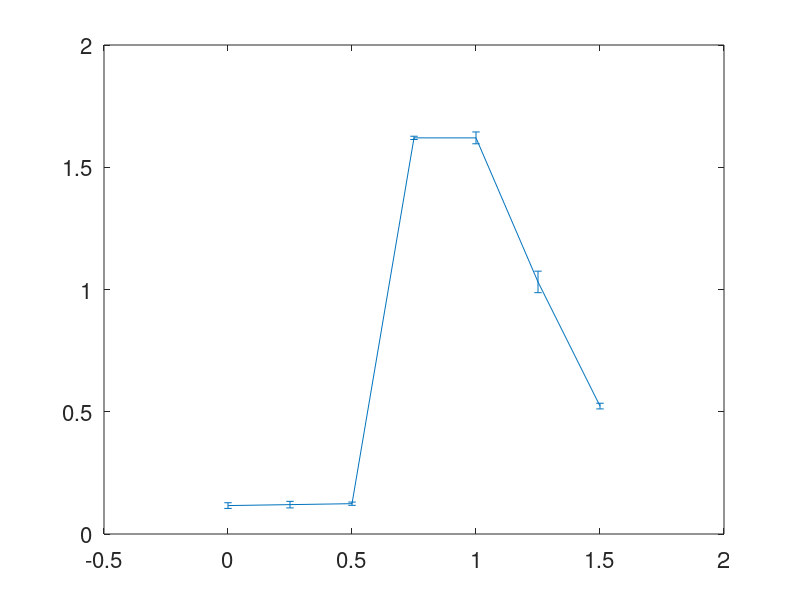

The MATLAB script that drew this image: (Note: this script raises an error after producing the figure.)
disp_b_stuck = [0.11	0.09	0.11	1.40	1.37	0.93	0.44;
                0.10	0.11	0.11	1.39	1.40	0.87	0.45;
                0.09	0.11	0.10	1.39	1.41	0.86	0.46;]; % in meter
            
disp_b_stuck = disp_b_stuck/0.86;
exp_disp_avg = mean(disp_b_stuck,'omitnan');
exp_disp_err = std(disp_b_stuck,'omitnan');

exp_p = 0:0.25:1.5;

figure;
set(gcf,'Position',[100 100 800 500]);
set(gcf,'color','w');
set(gca,'Fontsize',16);
hold on;
box on;
errorbar(exp_p,exp_disp_avg,exp_disp_err,'-','LineWidth',1.5,'MarkerSize',10);
ylabel('displacement before stuck (BL)');
xlabel('p');
